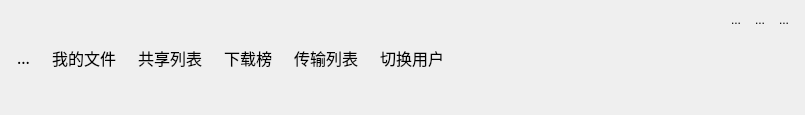
<?xml version="1.0" encoding="UTF-8"?>
<ui version="4.0">
 <class>ButtonGroup</class>
 <widget class="QWidget" name="ButtonGroup">
  <property name="geometry">
   <rect>
    <x>0</x>
    <y>0</y>
    <width>805</width>
    <height>115</height>
   </rect>
  </property>
  <property name="windowTitle">
   <string>Form</string>
  </property>
  <layout class="QVBoxLayout" name="verticalLayout_2">
   <property name="spacing">
    <number>0</number>
   </property>
   <property name="leftMargin">
    <number>0</number>
   </property>
   <property name="topMargin">
    <number>0</number>
   </property>
   <property name="rightMargin">
    <number>0</number>
   </property>
   <property name="bottomMargin">
    <number>0</number>
   </property>
   <item>
    <widget class="QWidget" name="widget" native="true">
     <layout class="QHBoxLayout" name="horizontalLayout_3">
      <property name="spacing">
       <number>0</number>
      </property>
      <property name="leftMargin">
       <number>0</number>
      </property>
      <property name="topMargin">
       <number>0</number>
      </property>
      <property name="rightMargin">
       <number>0</number>
      </property>
      <property name="bottomMargin">
       <number>0</number>
      </property>
      <item>
       <widget class="QWidget" name="widget_2" native="true">
        <layout class="QHBoxLayout" name="horizontalLayout_2">
         <item>
          <widget class="QToolButton" name="login_usr">
           <property name="font">
            <font>
             <family>华文琥珀</family>
             <pointsize>12</pointsize>
            </font>
           </property>
           <property name="text">
            <string>...</string>
           </property>
           <property name="icon">
            <iconset resource="src.qrc">
             <normaloff>:/images/title_user.png</normaloff>:/images/title_user.png</iconset>
           </property>
           <property name="iconSize">
            <size>
             <width>70</width>
             <height>70</height>
            </size>
           </property>
           <property name="toolButtonStyle">
            <enum>Qt::ToolButtonTextUnderIcon</enum>
           </property>
           <property name="autoRaise">
            <bool>true</bool>
           </property>
          </widget>
         </item>
         <item>
          <widget class="QToolButton" name="myfile">
           <property name="font">
            <font>
             <family>华文琥珀</family>
             <pointsize>12</pointsize>
            </font>
           </property>
           <property name="text">
            <string>我的文件</string>
           </property>
           <property name="icon">
            <iconset resource="src.qrc">
             <normaloff>:/images/tile_file.png</normaloff>:/images/tile_file.png</iconset>
           </property>
           <property name="iconSize">
            <size>
             <width>50</width>
             <height>50</height>
            </size>
           </property>
           <property name="toolButtonStyle">
            <enum>Qt::ToolButtonTextUnderIcon</enum>
           </property>
           <property name="autoRaise">
            <bool>true</bool>
           </property>
          </widget>
         </item>
         <item>
          <widget class="QToolButton" name="sharelist">
           <property name="font">
            <font>
             <family>华文琥珀</family>
             <pointsize>12</pointsize>
            </font>
           </property>
           <property name="text">
            <string>共享列表</string>
           </property>
           <property name="icon">
            <iconset resource="src.qrc">
             <normaloff>:/images/title_share.png</normaloff>:/images/title_share.png</iconset>
           </property>
           <property name="iconSize">
            <size>
             <width>50</width>
             <height>50</height>
            </size>
           </property>
           <property name="toolButtonStyle">
            <enum>Qt::ToolButtonTextUnderIcon</enum>
           </property>
           <property name="autoRaise">
            <bool>true</bool>
           </property>
          </widget>
         </item>
         <item>
          <widget class="QToolButton" name="download">
           <property name="font">
            <font>
             <family>华文琥珀</family>
             <pointsize>12</pointsize>
            </font>
           </property>
           <property name="text">
            <string>下载榜</string>
           </property>
           <property name="icon">
            <iconset resource="src.qrc">
             <normaloff>:/images/tile_hot.png</normaloff>:/images/tile_hot.png</iconset>
           </property>
           <property name="iconSize">
            <size>
             <width>50</width>
             <height>50</height>
            </size>
           </property>
           <property name="toolButtonStyle">
            <enum>Qt::ToolButtonTextUnderIcon</enum>
           </property>
           <property name="autoRaise">
            <bool>true</bool>
           </property>
          </widget>
         </item>
         <item>
          <widget class="QToolButton" name="transform">
           <property name="font">
            <font>
             <family>华文琥珀</family>
             <pointsize>12</pointsize>
            </font>
           </property>
           <property name="text">
            <string>传输列表</string>
           </property>
           <property name="icon">
            <iconset resource="src.qrc">
             <normaloff>:/images/title_data.png</normaloff>:/images/title_data.png</iconset>
           </property>
           <property name="iconSize">
            <size>
             <width>50</width>
             <height>50</height>
            </size>
           </property>
           <property name="toolButtonStyle">
            <enum>Qt::ToolButtonTextUnderIcon</enum>
           </property>
           <property name="autoRaise">
            <bool>true</bool>
           </property>
          </widget>
         </item>
         <item>
          <widget class="QToolButton" name="switchuser">
           <property name="font">
            <font>
             <family>华文琥珀</family>
             <pointsize>12</pointsize>
            </font>
           </property>
           <property name="text">
            <string>切换用户</string>
           </property>
           <property name="icon">
            <iconset resource="src.qrc">
             <normaloff>:/images/title_change.png</normaloff>:/images/title_change.png</iconset>
           </property>
           <property name="iconSize">
            <size>
             <width>50</width>
             <height>50</height>
            </size>
           </property>
           <property name="toolButtonStyle">
            <enum>Qt::ToolButtonTextUnderIcon</enum>
           </property>
           <property name="autoRaise">
            <bool>true</bool>
           </property>
          </widget>
         </item>
        </layout>
       </widget>
      </item>
      <item>
       <spacer name="horizontalSpacer">
        <property name="orientation">
         <enum>Qt::Horizontal</enum>
        </property>
        <property name="sizeHint" stdset="0">
         <size>
          <width>169</width>
          <height>20</height>
         </size>
        </property>
       </spacer>
      </item>
      <item>
       <widget class="QWidget" name="widget_3" native="true">
        <layout class="QVBoxLayout" name="verticalLayout">
         <item>
          <widget class="QWidget" name="widget_4" native="true">
           <layout class="QHBoxLayout" name="horizontalLayout">
            <property name="spacing">
             <number>0</number>
            </property>
            <property name="leftMargin">
             <number>0</number>
            </property>
            <property name="topMargin">
             <number>0</number>
            </property>
            <property name="rightMargin">
             <number>0</number>
            </property>
            <property name="bottomMargin">
             <number>0</number>
            </property>
            <item>
             <widget class="QToolButton" name="min">
              <property name="text">
               <string>...</string>
              </property>
              <property name="icon">
               <iconset resource="src.qrc">
                <normaloff>:/images/min_off.png</normaloff>:/images/min_off.png</iconset>
              </property>
              <property name="iconSize">
               <size>
                <width>30</width>
                <height>30</height>
               </size>
              </property>
              <property name="autoRaise">
               <bool>true</bool>
              </property>
             </widget>
            </item>
            <item>
             <widget class="QToolButton" name="max">
              <property name="text">
               <string>...</string>
              </property>
              <property name="icon">
               <iconset resource="src.qrc">
                <normaloff>:/images/Maximize-1.png</normaloff>:/images/Maximize-1.png</iconset>
              </property>
              <property name="iconSize">
               <size>
                <width>30</width>
                <height>30</height>
               </size>
              </property>
              <property name="autoRaise">
               <bool>true</bool>
              </property>
             </widget>
            </item>
            <item>
             <widget class="QToolButton" name="close">
              <property name="text">
               <string>...</string>
              </property>
              <property name="icon">
               <iconset resource="src.qrc">
                <normaloff>:/images/delete_off.png</normaloff>:/images/delete_off.png</iconset>
              </property>
              <property name="iconSize">
               <size>
                <width>30</width>
                <height>30</height>
               </size>
              </property>
              <property name="autoRaise">
               <bool>true</bool>
              </property>
             </widget>
            </item>
           </layout>
          </widget>
         </item>
         <item>
          <spacer name="verticalSpacer">
           <property name="orientation">
            <enum>Qt::Vertical</enum>
           </property>
           <property name="sizeHint" stdset="0">
            <size>
             <width>20</width>
             <height>40</height>
            </size>
           </property>
          </spacer>
         </item>
        </layout>
       </widget>
      </item>
     </layout>
    </widget>
   </item>
  </layout>
 </widget>
 <resources>
  <include location="src.qrc"/>
 </resources>
 <connections/>
</ui>
